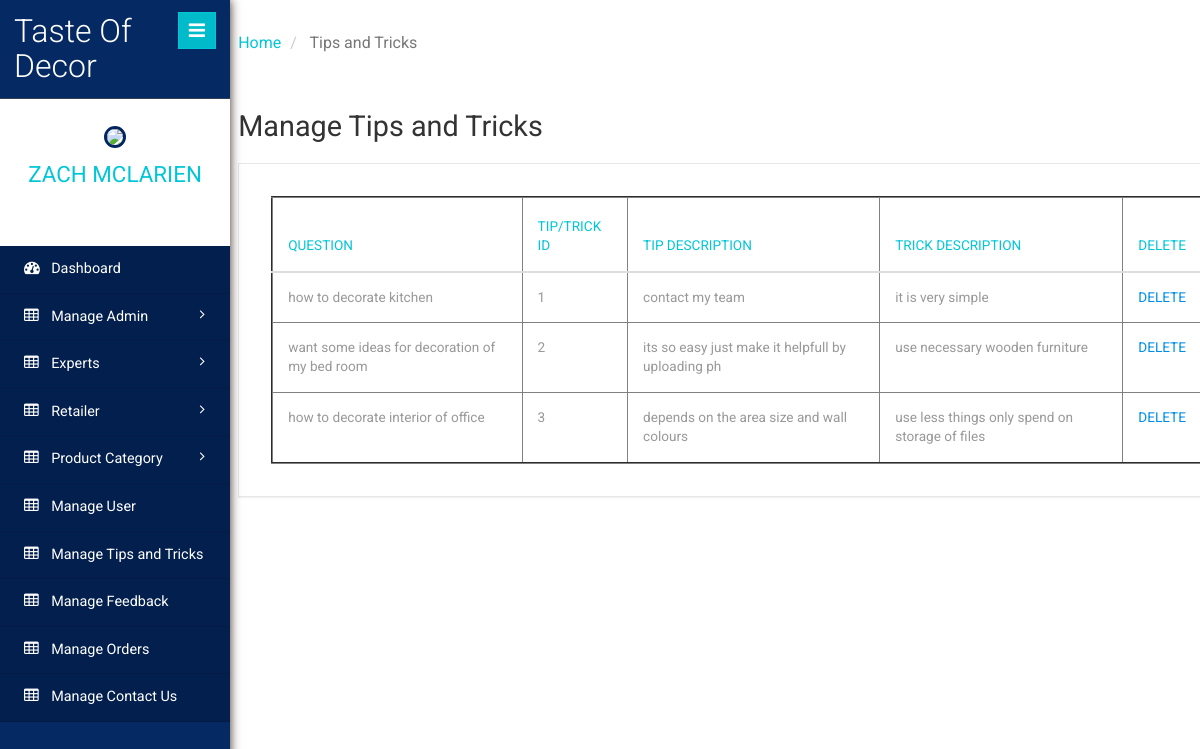
The page /manage_tips_tricks.php (signed in) on the database its author committed.
### tables this page shows
CREATE TABLE `tips_and_tricks_table` (
  `QUESTION` varchar(100) NOT NULL,
  `TIP_TRICK_ID` int(15) NOT NULL,
  `NAME` varchar(20) NOT NULL,
  `TIP_DESCRIPTION` varchar(50) NOT NULL,
  `TRICK_DESCRIPTION` varchar(50) NOT NULL
);

### manage_tips_tricks.php (the view, shortened to what this page needs)
<?php
	include 'connection.php';
	if(!isset($_SESSION['sess_admin']))
	{
		header("Location:index.php");
	}
	else
	{
?>
<!DOCTYPE HTML>
<html>
<head>
<link href="css/bootstrap.min.css" rel='stylesheet' type='text/css' />
<link href="css/style.css" rel='stylesheet' type='text/css' />
<link href="css/font-awesome.css" rel="stylesheet">
<link rel="stylesheet" href="css/icon-font.min.css" type='text/css' />
</head>
<body>
   <div class="page-container">
	<div class="left-content">
							<div class="outter-wp">
									  <div class="sub-heard-part">
									   <ol class="breadcrumb m-b-0">
											<li><a href="dashboard.php">Home</a></li>
											<li class="active"> Tips and Tricks </li>
										</ol>
									   </div>
													<h3 class="inner-tittle two">Manage Tips and Tricks  </h3>
													<div class="graph">
															<div class="tables">
																<table border="2" class="table table-hover">
																	<thead> <tr height="75px">
																		<th>QUESTION</th>
																		<th> TIP/TRICK ID</th>
																		<th> TIP DESCRIPTION</th>
																		<th> TRICK DESCRIPTION</th>
																		<th> DELETE </th>
																		</tr>
																		<?php
				$query = "select * from tips_and_tricks_table";
				$result = mysqli_query($con,$query);
				while($value= mysqli_fetch_array($result))
				{
					?>
					<tr>
						<td><?php echo $value['QUESTION'] ?></td>
						<td><?php echo $value['TIP_TRICK_ID'] ?></td>
						<td><?php echo $value['TIP_DESCRIPTION'] ?></td>
						<td><?php echo $value['TRICK_DESCRIPTION'] ?></td>
						<td><a href= "?del=<?php echo $value['TIP_ID']; ?>" onclick="return confirm('Are you sure you want to delete tips and tricks?')">DELETE </a>
					</tr>
				<?php
				}
				?>
																		</thead> <tbody>  </tbody> </table>
															</div>
													</div>
										</div>
									</div>
								</div>
			<?php
				include 'menu.php';
			?>
</body>
</html>
	<?php } ?>

### menu.php (shortened to what this page needs)
<div class="sidebar-menu">
				<header class="logo">
				<a href="#" class="sidebar-icon"> <span class="fa fa-bars"></span> </a> <a href="index.html"> <span id="logo"> <h1>Taste Of Decor</h1></span>
			  </a>
			</header>
						<div class="down">
								  <a href="index.html"><img src="images/admin3.jpg"></a>
								  <a href="index.html"><span class=" name-caret">ZACH MCLARIEN</span></a>
								<ul>
								<li><a class="tooltips" href="profile.php"><span>Profile</span><i class="lnr lnr-user"></i></a></li>
									<li><a class="tooltips" href="changepass.php"><span>Password</span><i class="lnr lnr-cog"></i></a></li>
									<li><a class="tooltips" href="logout.php"><span>Log out</span><i class="lnr lnr-power-switch"></i></a></li>
									</ul>
								</div>
                          <div class="menu">
								<ul id="menu" >
									<li><a href="dashboard.php"><i class="fa fa-tachometer"></i> <span>Dashboard</span></a></li>
									 <li id="menu-academico" ><a href="#"><i class="fa fa-table"></i> <span> Manage Admin</span> <span class="fa fa-angle-right" style="float: right"></span></a>
									</li>
									<li id="menu-academico" ><a href="#"><i class="fa fa-table"></i> <span> Experts</span> <span class="fa fa-angle-right" style="float: right"></span></a>
									</li>
									<li id="menu-academico" ><a href="#"><i class="fa fa-table"></i> <span> Retailer</span> <span class="fa fa-angle-right" style="float: right"></span></a>
									</li>
									<li id="menu-academico" ><a href="#"><i class="fa fa-table"></i> <span> Product Category</span> <span class="fa fa-angle-right" style="float: right"></span></a>
									</li>
									<li><a href="manage_user.php"><i class="fa fa-table"></i> <span> Manage User</span> <span style="float: right"></span></a>
									  </li>
									  <li><a href="manage_tips_tricks.php"><i class="fa fa-table"></i> <span> Manage Tips and Tricks</span> <span style="float: right"></span></a>
									  </li>
									  <li><a href="manage_reviews_ratings.php"><i class="fa fa-table"></i> <span> Manage Feedback</span> <span style="float: right"></span></a>
									  </li>
								<li><a href="yourorders.php"><i class="fa fa-table"></i> <span> Manage Orders</span> <span style="float: right"></span></a>
								<li><a href="managecon.php"><i class="fa fa-table"></i> <span> Manage Contact Us</span> <span style="float: right"></span></a>
									  </li>
							  </ul>
							</div>
						  </div>

### rows shown on the page
tips_and_tricks_table: QUESTION "how to decorate kitchen", TIP_TRICK_ID "1", TIP_DESCRIPTION "contact my team", TRICK_DESCRIPTION "it is very simple"
tips_and_tricks_table: QUESTION "want some ideas for decoration of my bed room", TIP_TRICK_ID "2", TIP_DESCRIPTION "its so easy just make it helpfull by uploading ph", TRICK_DESCRIPTION "use necessary wooden furniture"
tips_and_tricks_table: QUESTION "how to decorate interior of office", TIP_TRICK_ID "3", TIP_DESCRIPTION "depends on the area size and wall colours", TRICK_DESCRIPTION "use less things only spend on storage of files"
